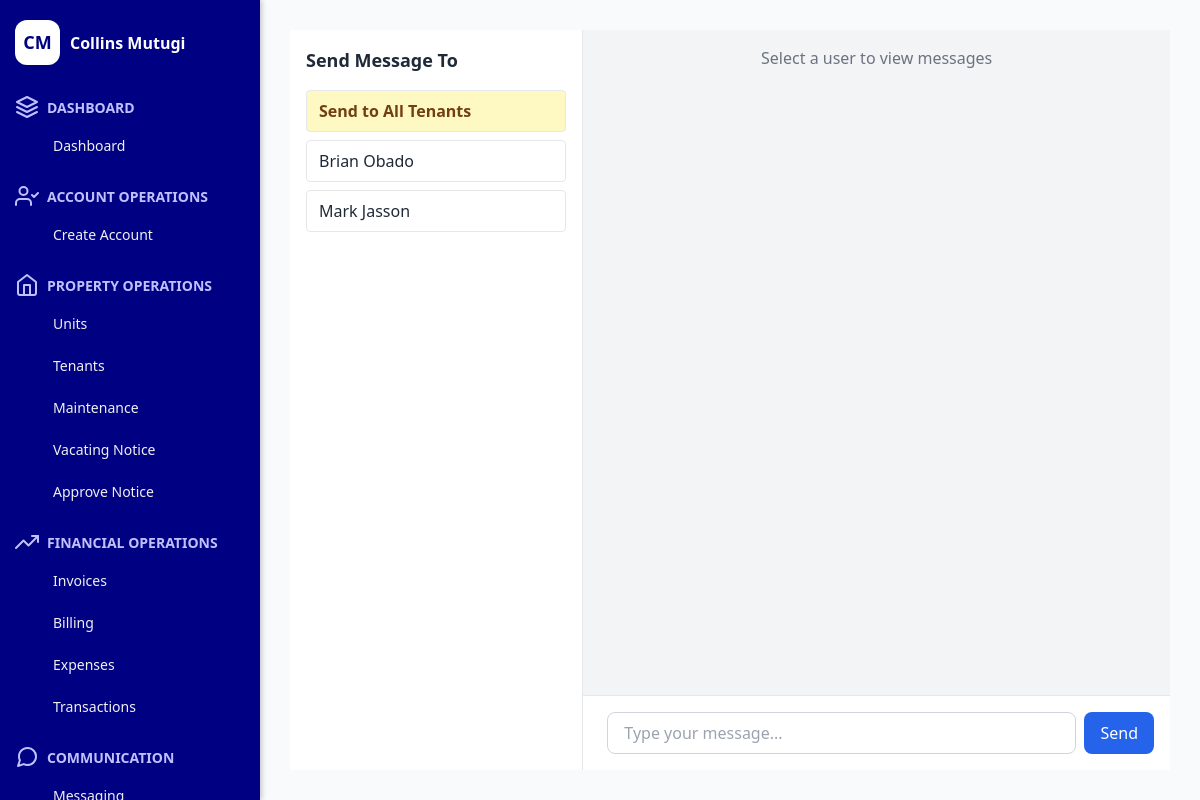
Screenshot of /caretaker/index.php?page=messaging (signed in) with the database file from the repository.
### tables this page shows
CREATE TABLE `caretaker` (
  `id` int(11) NOT NULL,
  `name` varchar(255) NOT NULL,
  `id_number` varchar(50) NOT NULL,
  `phone` varchar(15) NOT NULL,
  `email` varchar(255) NOT NULL,
  `password` varchar(255) NOT NULL,
  `property` varchar(255) NOT NULL,
  `created_at` timestamp NOT NULL DEFAULT current_timestamp()
);

CREATE TABLE `users` (
  `id` int(11) NOT NULL,
  `name` varchar(255) DEFAULT NULL,
  `id_number` varchar(20) DEFAULT NULL,
  `phone` varchar(20) DEFAULT NULL,
  `email` varchar(255) DEFAULT NULL,
  `password` varchar(255) DEFAULT NULL,
  `unit` varchar(100) DEFAULT NULL,
  `property` varchar(100) DEFAULT NULL,
  `move_in_date` date DEFAULT NULL,
  `rent_amount` decimal(10,2) DEFAULT NULL,
  `security_deposit` decimal(10,2) DEFAULT NULL
);

### Caretaker/Messaging.php (the view, shortened to what this page needs)
<?php
$mysqli = new mysqli("localhost", "root", "", "Demo1");
$caretaker_id = $_SESSION['caretaker_id'] ?? null;
$property_query = $mysqli->prepare("SELECT property FROM caretaker WHERE id = ?");
$property_query->bind_param("i", $caretaker_id);
$property_query->execute();
$property_query->bind_result($caretaker_property);
$query = "
    SELECT u.id, u.name,
        (SELECT COUNT(*) FROM messages m
         WHERE m.sender_id = u.id AND m.receiver_id = ? AND m.is_read = 0) AS unread_count
    FROM users u
    WHERE u.property = ? AND u.id != ? -- Exclude the caretaker
    ORDER BY unread_count DESC, u.name ASC
";
$stmt = $mysqli->prepare($query);
$stmt->bind_param("isi", $caretaker_id, $caretaker_property, $caretaker_id);
$stmt->execute();
$result = $stmt->get_result();
$users = [];
if ($result->num_rows > 0) {
    while ($row = $result->fetch_assoc()) {
        $users[] = $row;
    }
}
?>
<!DOCTYPE html>
<html lang="en">
<head>
  <script src="https://cdn.tailwindcss.com"></script>
</head>
<body class="bg-gray-50 text-gray-800 font-sans h-screen overflow-hidden">
  <div class="flex h-full">
    <aside class="w-1/3 border-r border-gray-200 bg-white p-4 overflow-y-auto">
      <h2 class="text-lg font-semibold mb-4">Send Message To</h2>
      <div class="space-y-2">
        <button class="w-full flex justify-between items-center px-3 py-2 border rounded text-left bg-yellow-100 hover:bg-yellow-200" data-user-id="-1">
          <span class="font-semibold text-yellow-900">Send to All Tenants</span>
        </button>
        <?php foreach ($users as $user): ?>
          <button class="w-full flex justify-between items-center px-3 py-2 border rounded text-left hover:bg-gray-100" data-user-id="<?= $user['id'] ?>">
            <span><?= htmlspecialchars($user['name']) ?></span>
          </button>
        <?php endforeach; ?>
      </div>
    </aside>
    <main class="w-2/3 flex flex-col">
      <div id="chatMessages" class="flex-1 p-4 space-y-4 overflow-y-auto bg-gray-100">
        <div class="text-center text-gray-500">Select a user to view messages</div>
      </div>
      <div class="p-4 bg-white border-t">
        <form id="messageForm" method="POST" class="flex space-x-2">
          <input type="text" name="message" id="messageInput" placeholder="Type your message..." class="w-full px-4 py-2 border border-gray-300 rounded-lg focus:outline-none focus:ring focus:border-blue-300" required />
          <button type="submit" class="bg-blue-600 text-white px-4 py-2 rounded-lg hover:bg-blue-700">Send</button>
        </form>
      </div>
    </main>
  </div>
</body>
</html>

### Caretaker/index.php (shortened to what this page needs)
<?php
$conn = new mysqli("localhost", "root", "", "demo1");
$caretaker_id = $_SESSION['caretaker_id'];
$stmt = $conn->prepare("SELECT name FROM caretaker WHERE id = ?");
$stmt->bind_param("i", $caretaker_id);
$stmt->execute();
$stmt->bind_result($caretaker_name);
$abbreviation = "";
if (!empty($caretaker_name)) {
    $name_parts = explode(" ", $caretaker_name);
    foreach ($name_parts as $part) {
        $abbreviation .= strtoupper($part[0]);
    }
}
$page = isset($_GET['page']) ? $_GET['page'] : 'dashboard';
?>
<!DOCTYPE html>
<html lang="en">
<head>
  <link rel="stylesheet" href="sidebar.css">
</head>
<body>
<aside id="sidebar" class="sidebar active">
  <div class="avatar">
    <div class="circle"><?php echo htmlspecialchars($abbreviation); ?></div>
    <div class="username"><?php echo htmlspecialchars($caretaker_name); ?></div>
  </div>
  <div class="sidebar-content">
    <div class="sidebar-section">
      <div class="sidebar-title">
        <i data-feather="layers" class="icon"></i> Dashboard
      </div>
      <a href="index.php?page=dashboard" class="sidebar-link">Dashboard</a>
    </div>
    <div class="sidebar-section">
      <div class="sidebar-title">
        <i data-feather="user-check" class="icon"></i> Account Operations
      </div>
      <a href="index.php?page=createuser" class="sidebar-link">Create Account</a>
    </div>
    <div class="sidebar-section">
      <div class="sidebar-title">
        <i data-feather="home" class="icon"></i> Property Operations
      </div>
      <a href="index.php?page=units" class="sidebar-link">Units</a>
      <a href="index.php?page=tenants" class="sidebar-link">Tenants</a>
      <a href="index.php?page=maintenance" class="sidebar-link">Maintenance</a>
      <a href="index.php?page=vacating_notice" class="sidebar-link">Vacating Notice</a>
      <a href="index.php?page=approved_vacating_notices" class="sidebar-link">Approve Notice</a>
    </div>
    <div class="sidebar-section">
      <div class="sidebar-title">
        <i data-feather="trending-up" class="icon"></i> Financial Operations
      </div>
      <a href="index.php?page=invoices" class="sidebar-link">Invoices</a>
      <a href="index.php?page=billing" class="sidebar-link">Billing</a>
      <a href="index.php?page=expenses" class="sidebar-link">Expenses</a>
      <a href="index.php?page=transactions" class="sidebar-link">Transactions</a>
    </div>
    <div class="sidebar-section">
      <div class="sidebar-title">
        <i data-feather="message-circle" class="icon"></i> Communication
      </div>
      <a href="index.php?page=messaging" class="sidebar-link">Messaging</a>
    </div>
  </div>
</aside>
<main class="main-content">
  <?php
  $allowed_pages = ['dashboard', 'createuser', 'units', 'tenants', 'maintenance', 'vacating_notice', 'approved_vacating_notices', 'invoices', 'billing', 'expenses', 'transactions', 'messaging', 'assesmentreport'];
  if (in_array($page, $allowed_pages)) {
      include $page . '.php';
  } else {
      echo "<h1>Page not found</h1>";
  }
  ?>
</main>
</body>
</html>

### Caretaker/sidebar.css (style rules this page uses)
* { margin: 0; padding: 0; box-sizing: border-box; }
body { font-family: 'Poppins', sans-serif; background-color: #f4f6f8; display: flex; }
.sidebar { width: 260px; height: 100vh; background-color: rgb(0, 0, 130); color: white; display: flex; flex-direction: column; position: fixed; top: 0; left: 0; padding: 20px 15px; overflow-y: auto; box-shadow: 2px 0 5px rgba(0, 0, 0, 0.2); }
.avatar { display: flex; align-items: center; margin-bottom: 30px; }
.circle { width: 45px; height: 45px; background-color: white; color: rgb(0, 0, 130); font-weight: bold; display: flex; align-items: center; justify-content: center; border-radius: 12px; font-size: 18px; margin-right: 10px; }
.username { font-size: 16px; font-weight: 600; }
.sidebar-content { display: flex; flex-direction: column; gap: 20px; }
.sidebar-title { font-size: 14px; font-weight: bold; color: #c0c0ff; margin-bottom: 8px; display: flex; align-items: center; gap: 8px; text-transform: uppercase; }
.sidebar-link { font-size: 14px; color: #f0f0f0; text-decoration: none; margin-left: 28px; margin-top: 5px; display: block; padding: 8px 10px; border-radius: 6px; transition: background 0.3s, color 0.3s; }
.main-content { margin-left: 260px; padding: 30px; flex-grow: 1; }

### rows the page displays
caretaker: name "Collins Mutugi"
users: name "Brian Obado"
users: name "Mark Jasson"

### other values shown
$abbreviation "CM"
